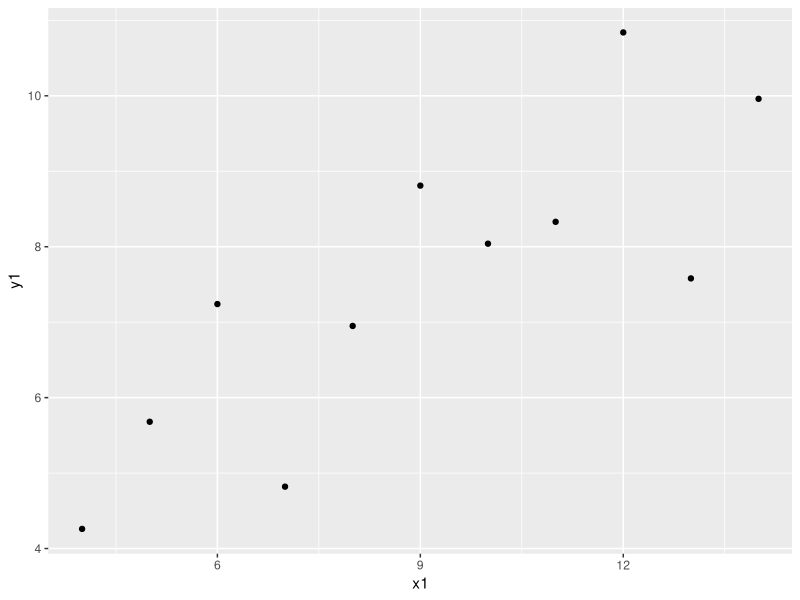
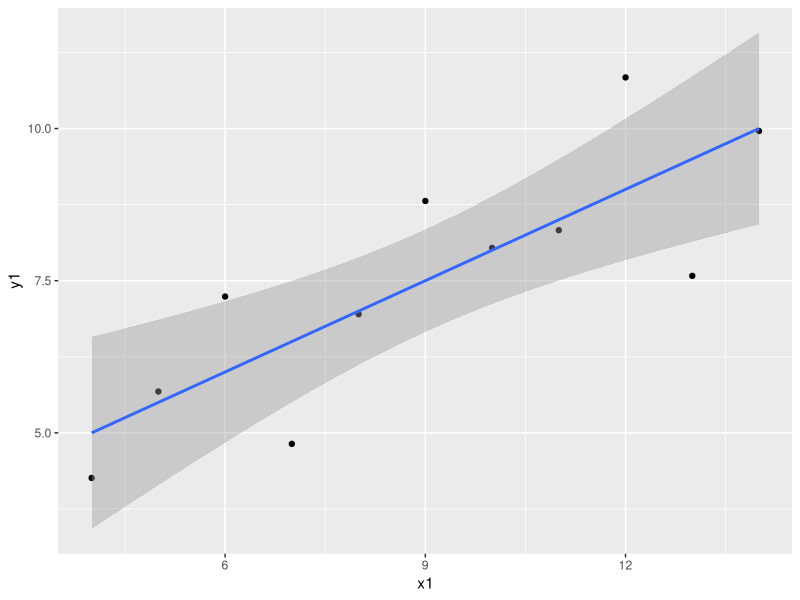
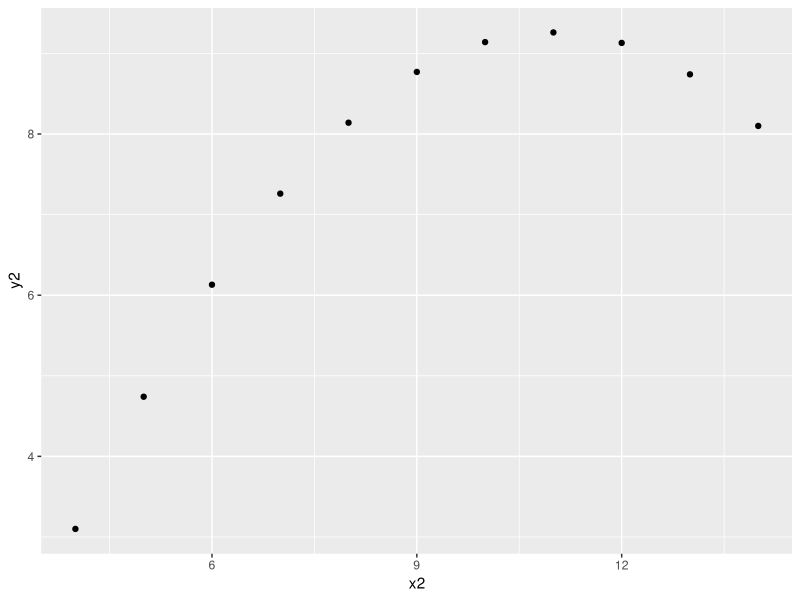
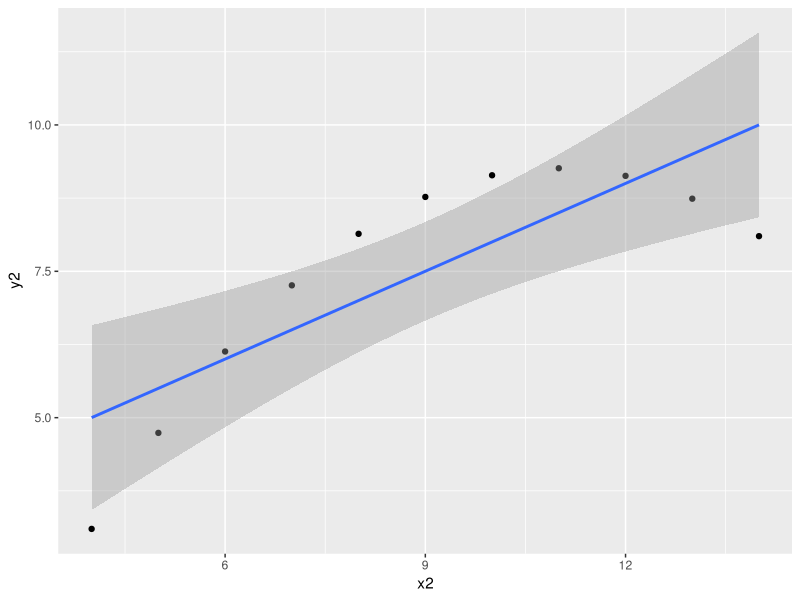
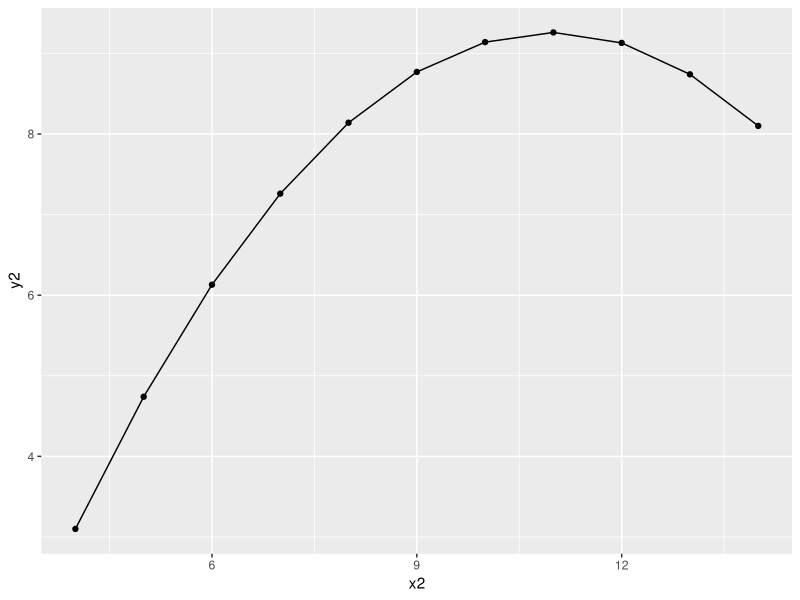
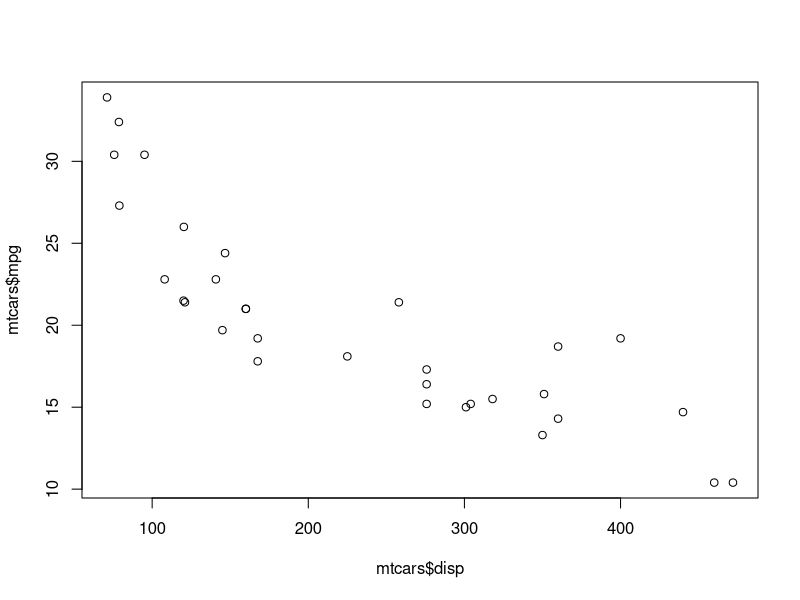

These figures' R source, in order:
## ---- chunk 1
options(htmltools.dir.version = FALSE)
knitr::opts_chunk$set(comment = "")
## ---- chunk 2
knitr::kable(anscombe)
## ---- chunk 3
library(ggplot2)
ggplot(data = anscombe, aes(x=x1,y=y1)) +
  geom_point()
## ---- chunk 4
library(ggplot2)
ggplot(data = anscombe, aes(x=x1,y=y1)) +
  geom_point()+geom_smooth(method = "lm")
## ---- chunk 5
library(ggplot2)
ggplot(data = anscombe, aes(x=x2,y=y2)) +
  geom_point()
## ---- chunk 6
library(ggplot2)
ggplot(data = anscombe, aes(x=x2,y=y2)) +
  geom_point()+geom_smooth(method = "lm")
## ---- chunk 7
library(ggplot2)
ggplot(data = anscombe, aes(x=x2,y=y2)) +
  geom_point()+geom_line()
## ---- chunk 8
knitr::kable(
  mtcars[1:10, ], 
  caption = "A cars dataset"
  )
## ---- chunk 9
str(mtcars)
## ---- chunk 10
plot(mtcars$disp,mtcars$mpg)
## ---- chunk 11
rnorm(5) # create 5 normal variates
